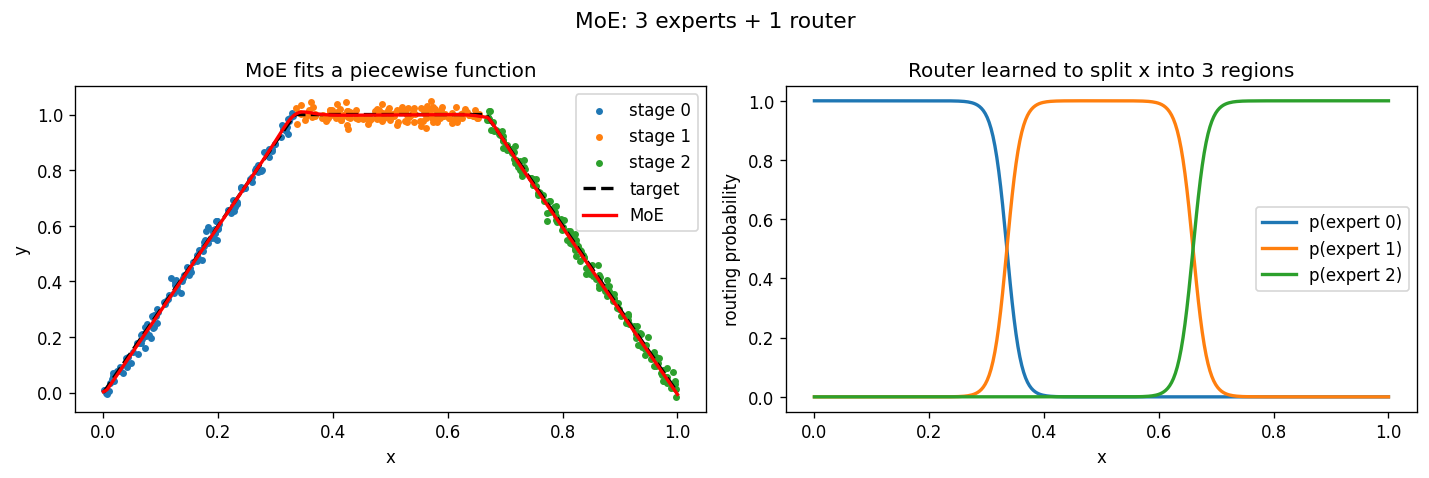

Write the Python code that produced this figure.
"""
MoE（Mixture of Experts）最小教学示例
=====================================

一句话核心：多个「专家」子网络 + 一个「路由器」——输入来了，由路由器决定交给
哪个专家，让不同专家各司其职。

这里用人造的 1D 分段函数当拟合目标：
      x ∈ [0, 1/3)   →  y = 3x        （上升段）
      x ∈ [1/3, 2/3) →  y = 1         （水平段）
      x ∈ [2/3, 1]   →  y = -3x + 3   （下降段）
三段行为各不相同（升 / 平 / 降），区间互不重叠，谁也替代不了谁，所以必须分工。
（每段都是直线，任何小网络都能稳稳拟合——demo 的重点是「路由分工」，
而不是「拟合难曲线」。）

训练分两步（warm-start）：
  第 1 步：分别用三段数据训练 3 个专家（各自学自己那一段的回归）；
  第 2 步：冻结专家，把路由器当 3 分类器训练——造数据时知道每个样本属于哪一段，
          直接让它学「输入 x 该交给哪个专家」。

（真实端到端 MoE 是专家+路由器一起训、路由器输出 softmax 软路由做加权组合，
还要加「负载均衡」aux loss 防止所有样本涌向同一个专家。这里为了简单稳定，
路由器用有监督方式训练，分工更干净、更好可视化。）

运行：python3 moe_demo.py
"""

import numpy as np
import torch
import torch.nn as nn
import torch.nn.functional as F
import matplotlib.pyplot as plt


# ==================== 1. 目标函数 + 造数据 ====================
def target(x):
    """分段函数。返回 (y, 阶段标签)；标签只用于训练路由器/评估/画图。"""
    x = np.asarray(x, np.float64)
    label = (x >= 1 / 3).astype(int) + (x >= 2 / 3).astype(int)   # 0 / 1 / 2
    y = np.where(label == 0, 3 * x,
        np.where(label == 1, 1.0, -3 * x + 3))
    return y, label


def make_data(n=600, seed=0):
    rng = np.random.default_rng(seed)
    x = rng.uniform(0, 1, n)
    y, label = target(x)
    y = y + rng.normal(0, 0.02, n)   # 加一点噪声，变成真正的回归问题
    return x.astype(np.float32), y.astype(np.float32), label


# ==================== 2. 专家 + 路由器 ====================
class Expert(nn.Module):
    """专家：小 MLP，1 维输入 → 1 维输出。"""
    def __init__(self, hidden=8):
        super().__init__()
        self.net = nn.Sequential(nn.Linear(1, hidden), nn.ReLU(), nn.Linear(hidden, 1))

    def forward(self, x):
        return self.net(x)


class MoE(nn.Module):
    """MoE = 若干专家 + 一个路由器（软路由：输出 = Σ p_e · expert_e(x)）。"""
    def __init__(self, num_experts=3, hidden=8):
        super().__init__()
        self.experts = nn.ModuleList([Expert(hidden) for _ in range(num_experts)])
        self.gate = nn.Sequential(nn.Linear(1, 8), nn.ReLU(), nn.Linear(8, num_experts))

    def forward(self, x):
        probs, out = self.route(x)
        return (out * probs).sum(dim=-1, keepdim=True)   # [B, 1]

    def route(self, x):
        """返回 (路由分布 [B,E], 各专家输出 [B,E])，画图用。"""
        probs = F.softmax(self.gate(x), dim=-1)               # [B, E]
        out = torch.cat([e(x) for e in self.experts], dim=-1) # [B, E]
        return probs, out


# ==================== 3. 训练 ====================
def fit_reg(model, xs, ys, epochs=300, lr=1e-2, batch_size=64, params=None):
    """回归训练（MSE）。params=None 训练全部参数；否则只训给定参数。"""
    x_t = torch.from_numpy(xs[:, None])
    y_t = torch.from_numpy(ys[:, None])
    opt = torch.optim.Adam(params if params is not None else model.parameters(), lr=lr)
    n = len(xs)
    for _ in range(epochs):
        perm = torch.randperm(n)                       # 每个 epoch 重新 shuffle
        for i in range(0, n, batch_size):
            idx = perm[i : i + batch_size]
            opt.zero_grad()
            loss = F.mse_loss(model(x_t[idx]), y_t[idx])
            loss.backward()
            opt.step()


def fit_router(moe, xs, labels, epochs=300, lr=1e-2, batch_size=64):
    """把路由器当 3 分类器训练（交叉熵），输入 x → 预测该交给哪个专家。"""
    x_t = torch.from_numpy(xs[:, None])
    y_t = torch.from_numpy(labels)                     # 阶段标签 0/1/2
    opt = torch.optim.Adam(moe.gate.parameters(), lr=lr)
    n = len(xs)
    for _ in range(epochs):
        perm = torch.randperm(n)
        for i in range(0, n, batch_size):
            idx = perm[i : i + batch_size]
            opt.zero_grad()
            loss = F.cross_entropy(moe.gate(x_t[idx]), y_t[idx])   # gate 输出 logits
            loss.backward()
            opt.step()


# ==================== 4. 主流程 ====================
def main():
    torch.manual_seed(0)
    x, y, label = make_data(seed=0)
    n = int(len(x) * 0.8)
    x_tr, y_tr, l_tr = x[:n], y[:n], label[:n]
    x_te, y_te = x[n:], y[n:]

    # --- 第 1 步：每个专家只用自己那段数据训练（warm-start）---
    moe = MoE(3)
    for e in range(3):
        m = l_tr == e
        fit_reg(moe.experts[e], x_tr[m], y_tr[m])

    # --- 第 2 步：冻结专家，只训练路由器（3 分类）---
    for e in moe.experts:
        for p in e.parameters():
            p.requires_grad = False
    fit_router(moe, x_tr, l_tr)

    # --- 测试集表现 ---
    with torch.no_grad():
        pred = moe(torch.from_numpy(x_te[:, None])).numpy().ravel()
    print(f"测试集 MSE: {np.mean((pred - y_te) ** 2):.4f}")

    # --- 画图：左=拟合曲线，右=路由分布 ---
    xs = np.linspace(0, 1, 300, dtype=np.float32)
    with torch.no_grad():
        probs, _ = moe.route(torch.from_numpy(xs[:, None]))
        probs = probs.numpy()
        pred_xs = moe(torch.from_numpy(xs[:, None])).numpy().ravel()

    fig, axes = plt.subplots(1, 2, figsize=(12, 4))
    fig.suptitle("MoE: 3 experts + 1 router", fontsize=13)

    # 左：训练数据（按真实阶段着色）+ 目标函数 + MoE 拟合
    ax = axes[0]
    for e, c in zip(range(3), ["tab:blue", "tab:orange", "tab:green"]):
        m = l_tr == e
        ax.scatter(x_tr[m], y_tr[m], s=10, c=c, label=f"stage {e}")
    yt, _ = target(xs)
    ax.plot(xs, yt, "k--", lw=2, label="target")
    ax.plot(xs, pred_xs, "r-", lw=2, label="MoE")
    ax.set_xlabel("x"); ax.set_ylabel("y")
    ax.set_title("MoE fits a piecewise function")
    ax.legend()

    # 右：路由器学到的软路由分布 p_e(x)
    ax = axes[1]
    for e, c in enumerate(["tab:blue", "tab:orange", "tab:green"]):
        ax.plot(xs, probs[:, e], c=c, lw=2, label=f"p(expert {e})")
    ax.set_xlabel("x"); ax.set_ylabel("routing probability")
    ax.set_title("Router learned to split x into 3 regions")
    ax.legend()

    plt.tight_layout()
    plt.savefig("moe_demo.png", dpi=120, bbox_inches="tight")
    print("图片已保存到 moe_demo.png")
    plt.show()


if __name__ == "__main__":
    main()
